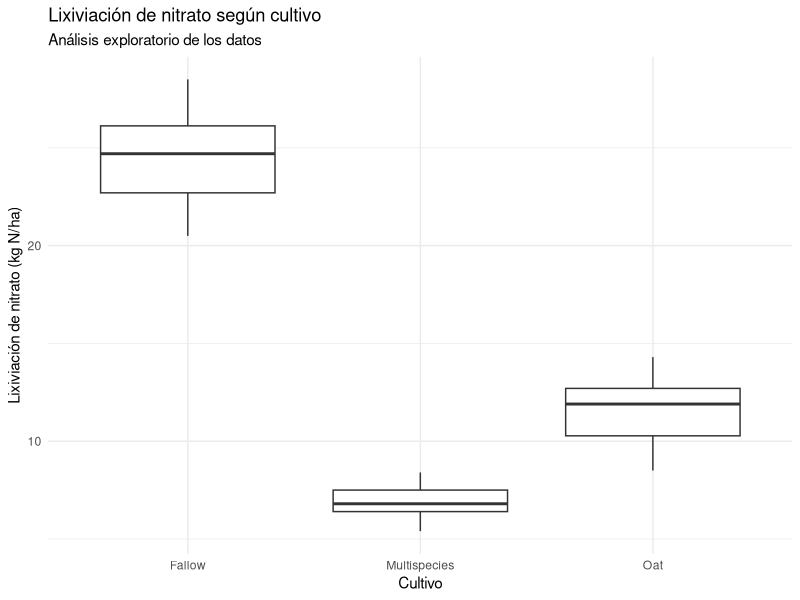
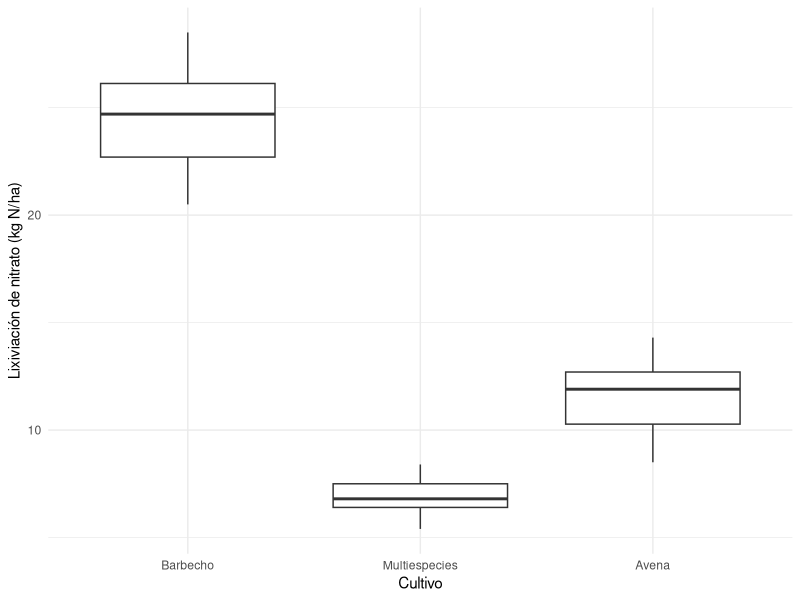

These figures' R source, in order:
# Análisis exploratorio de datos
# Dataset N-Data
install.packages("tidyverse")
library(tidyverse)
library(readxl)
library(ggplot2)

# Importar los datos
datos_n <- read_excel("datos/N-Data.xlsx", sheet = "Hoja2")

# Explorar la estructura de los datos
glimpse(datos_n)

# Resumen estadístico
summary(datos_n)

# Comprobar datos ausentes
sum(is.na(datos_n))


# Renombrar las variables numéricas
names(datos_n)[5:7] <- c("amonio", "nitrato", "lixiviacion")

names(datos_n)

# Resumen estadístico de la lixiviación de nitrato
summary(datos_n$lixiviacion)

# Lixiviación promedio de nitrato según cultivo

lixiviacion_cultivo <- datos_n %>%
  group_by(Crop) %>%
  summarise(
    promedio_lixiviacion = mean(lixiviacion, na.rm = TRUE)
  )

lixiviacion_cultivo

# Gráfico exploratorio de la lixiviación de nitrato según cultivo

ggplot(datos_n, aes(x = Crop, y = lixiviacion)) +
  geom_boxplot() +
  labs(
    title = "Lixiviación de nitrato según cultivo",
    subtitle = "Análisis exploratorio de los datos",
    x = "Cultivo",
    y = "Lixiviación de nitrato (kg N/ha)"
  ) +
  theme_minimal()
ggplot(datos_n, aes(x = Crop, y = lixiviacion)) +
  geom_boxplot() +
  scale_x_discrete(
    labels = c(
      "Fallow" = "Barbecho",
      "Multispecies" = "Multiespecies",
      "Oat" = "Avena"
    )
  ) +
  labs(
    x = "Cultivo",
    y = "Lixiviación de nitrato (kg N/ha)"
  ) +
  theme_minimal()
